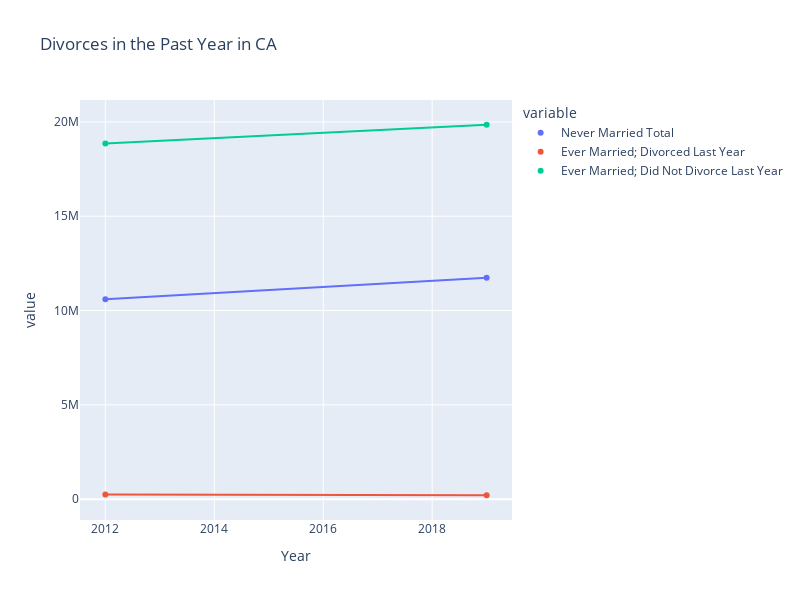

This figure's notebook cell:
### Code cell
fig = px.scatter(divorces_cal_totals, 
                x = "Year", 
                y = ["Never Married Total", "Ever Married; Divorced Last Year", "Ever Married; Did Not Divorce Last Year"],
                title = "Divorces in the Past Year in CA",
                trendline = "ols", # ordinary least squares regression trendline
                width = 800,
                height = 600)

fig.show()

### Figure 1 — Plotly figure (JSON) as saved in the notebook; plotly's stock layout.template omitted (floating-point values rounded to 4 significant figures)
{"data": [{"hovertemplate": "variable=Never Married Total<br>Year=%{x}<br>value=%{y}<extra></extra>", "legendgroup": "Never Married Total", "marker": {"color": "#636efa", "symbol": "circle"}, "mode": "markers", "name": "Never Married Total", "orientation": "v", "showlegend": true, "type": "scatter", "x": [2012, 2019], "xaxis": "x", "y": [10598271, 11732902], "yaxis": "y"}, {"hovertemplate": "<b>OLS trendline</b><br>value = 162090 * Year + -3.15527e+08<br>R<sup>2</sup>=1.000000<br><br>variable=Never Married Total<br>Year=%{x}<br>value=%{y} <b>(trend)</b><extra></extra>", "legendgroup": "Never Married Total", "marker": {"color": "#636efa", "symbol": "circle"}, "mode": "lines", "name": "Never Married Total", "showlegend": false, "type": "scatter", "x": [2012, 2019], "xaxis": "x", "y": [10600000.0, 11730000.0], "yaxis": "y"}, {"hovertemplate": "variable=Ever Married; Divorced Last Year<br>Year=%{x}<br>value=%{y}<extra></extra>", "legendgroup": "Ever Married; Divorced Last Year", "marker": {"color": "#EF553B", "symbol": "circle"}, "mode": "markers", "name": "Ever Married; Divorced Last Year", "orientation": "v", "showlegend": true, "type": "scatter", "x": [2012, 2019], "xaxis": "x", "y": [241614, 206705], "yaxis": "y"}, {"hovertemplate": "<b>OLS trendline</b><br>value = -4987 * Year + 1.02755e+07<br>R<sup>2</sup>=1.000000<br><br>variable=Ever Married; Divorced Last Year<br>Year=%{x}<br>value=%{y} <b>(trend)</b><extra></extra>", "legendgroup": "Ever Married; Divorced Last Year", "marker": {"color": "#EF553B", "symbol": "circle"}, "mode": "lines", "name": "Ever Married; Divorced Last Year", "showlegend": false, "type": "scatter", "x": [2012, 2019], "xaxis": "x", "y": [241600.0, 206700.0], "yaxis": "y"}, {"hovertemplate": "variable=Ever Married; Did Not Divorce Last Year<br>Year=%{x}<br>value=%{y}<extra></extra>", "legendgroup": "Ever Married; Did Not Divorce Last Year", "marker": {"color": "#00cc96", "symbol": "circle"}, "mode": "markers", "name": "Ever Married; Did Not Divorce Last Year", "orientation": "v", "showlegend": true, "type": "scatter", "x": [2012, 2019], "xaxis": "x", "y": [18860199, 19848673], "yaxis": "y"}, {"hovertemplate": "<b>OLS trendline</b><br>value = 141211 * Year + -2.65255e+08<br>R<sup>2</sup>=1.000000<br><br>variable=Ever Married; Did Not Divorce Last Year<br>Year=%{x}<br>value=%{y} <b>(trend)</b><extra></extra>", "legendgroup": "Ever Married; Did Not Divorce Last Year", "marker": {"color": "#00cc96", "symbol": "circle"}, "mode": "lines", "name": "Ever Married; Did Not Divorce Last Year", "showlegend": false, "type": "scatter", "x": [2012, 2019], "xaxis": "x", "y": [18860000.0, 19850000.0], "yaxis": "y"}], "layout": {"height": 600, "legend": {"title": {"text": "variable"}, "tracegroupgap": 0}, "title": {"text": "Divorces in the Past Year in CA"}, "width": 800, "xaxis": {"anchor": "y", "domain": [0, 1], "title": {"text": "Year"}}, "yaxis": {"anchor": "x", "domain": [0, 1], "title": {"text": "value"}}}}
